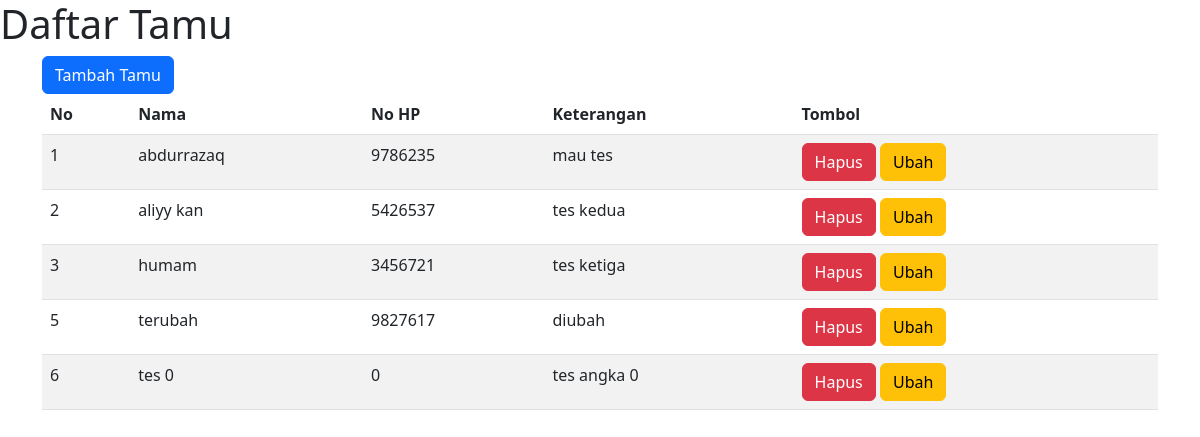
/tamu/index.php, run on the app's committed database.
### tables this page shows
CREATE TABLE `tamu` (
  `id` int(5) NOT NULL,
  `nama` varchar(255) NOT NULL,
  `hp` int(10) NOT NULL,
  `ket` varchar(255) NOT NULL
);

### tamu/function.php (called while the page is built)
<?php
$conn =  mysqli_connect("localhost","root","","tamu");
function query($query){
   global $conn;
   $result = mysqli_query($conn,$query);
   $tamus = [];
   while($tamu = mysqli_fetch_assoc($result)){
       $tamus[] = $tamu;
   }
   return $tamus;
}
?>

### tamu/index.php (the view, shortened to what this page needs)
<?php
require 'function.php';
$tamus = query("SELECT * FROM tamu")
?>
<!DOCTYPE html>
<html lang="en">
<head>
    <link href="https://cdn.jsdelivr.net/npm/bootstrap@5.2.3/dist/css/bootstrap.min.css" rel="stylesheet">
</head>
<body>
    <h1>Daftar Tamu</h1>
    <div class="container">
        <button type="button" class="btn btn-primary" data-bs-toggle="modal" data-bs-target="#tambahtamu">Tambah
            Tamu</button>
        <table class="table table-striped">
            <thead>
                <tr>
                    <th scope="col">No</th>
                    <th scope="col">Nama</th>
                    <th scope="col">No HP</th>
                    <th scope="col">Keterangan</th>
                    <th scope="col">Tombol</th>
                </tr>
            </thead>
            <tbody>
                <?php foreach ($tamus as $tamu){ ?>
                <tr>
                    <td><?= $tamu["id"] ?></td>
                    <td><?= $tamu["nama"] ?></td>
                    <td><?= $tamu["hp"] ?></td>
                    <td><?= $tamu["ket"] ?></td>
                    <td>
                        <button type="button" class="btn btn-danger" data-bs-toggle="modal"
                            data-bs-target="#btnhapus<?= $tamu["id"] ?>">Hapus</button>
                        <button type="button" class="btn btn-warning" data-bs-toggle="modal"
                            data-bs-target="#btnubah<?= $tamu["id"] ?>">Ubah</button>
                    </td>
                </tr>
                <?php }; ?>
            </tbody>
        </table>
    </div>
</body>
</html>

### data on the page
tamu: id "1", nama "abdurrazaq", hp "9786235", ket "mau tes"
tamu: id "2", nama "aliyy kan", hp "5426537", ket "tes kedua"
tamu: id "3", nama "humam", hp "3456721", ket "tes ketiga"
tamu: id "5", nama "terubah", hp "9827617", ket "diubah"
tamu: id "6", nama "tes 0", hp "0", ket "tes angka 0"
